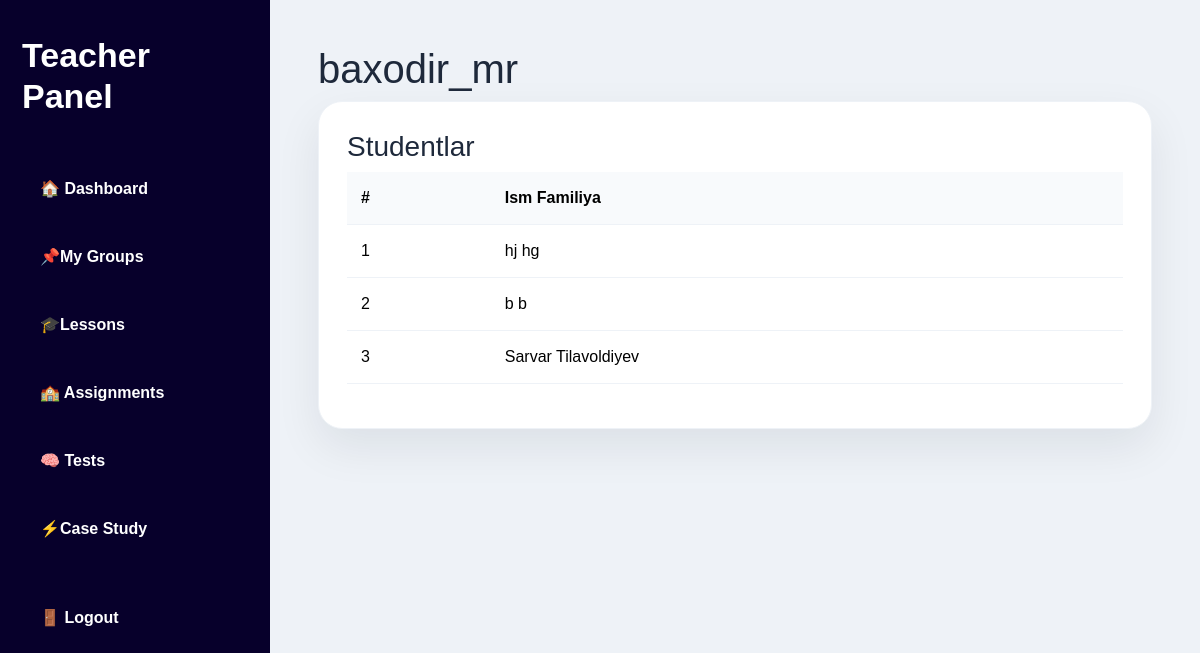
Page /teacher/groups/1/ (signed in) on the committed database.
### education/models.py (models this page shows, shortened)
class Group(models.Model):
    name = models.CharField(max_length=100, unique=True)
    description = models.TextField(blank=True, null=True)
    created_at = models.DateTimeField(default=timezone.now)
    class Meta:
        ordering = ['name']
        verbose_name = 'Group'
        verbose_name_plural = 'Groups'

### accounts/models.py (models this page shows, shortened)
class Profile(models.Model):
    ROLE_CHOICES = (
        ('student', 'Student'),
        ('teacher', 'Teacher'),
    )
    user = models.OneToOneField(
        User,
        on_delete=models.CASCADE,
        related_name='profile'
    )
    full_name = models.CharField(max_length=150, blank=True)
    role = models.CharField(
        max_length=20,
        choices=ROLE_CHOICES,
        default='student'
    )
    group = models.ForeignKey(
        'education.Group',
        on_delete=models.SET_NULL,
        blank=True,
        null=True,
        related_name='student_profiles'
    )
    avatar = models.ImageField(
        upload_to='avatars/',
        blank=True,
        null=True
    )
    xp = models.PositiveIntegerField(default=0)
    level = models.PositiveIntegerField(default=1)
    coins = models.PositiveIntegerField(default=0)
    badge_count = models.PositiveIntegerField(default=0)

### dashboard/views.py (the view)
    def wrapper(request, *args, **kwargs):
        if not request.user.is_authenticated:
            return redirect('/login/')
        if not hasattr(request.user, 'profile'):
            return redirect('/login/')
        if request.user.profile.role != 'teacher':
            return redirect('/student/')
        return view_func(request, *args, **kwargs)

### dashboard/views.py (called while the page is built)
def teacher_only(view_func):
    def wrapper(request, *args, **kwargs):
        if not request.user.is_authenticated:
            return redirect('/login/')
        if not hasattr(request.user, 'profile'):
            return redirect('/login/')
        if request.user.profile.role != 'teacher':
            return redirect('/student/')
        return view_func(request, *args, **kwargs)
    return wrapper

def teacher_groups_qs(user):
    return Group.objects.filter(
        teacher_groups__teacher=user
    ).distinct()

@login_required
@teacher_only
def teacher_group_detail(request, group_id):
    group = get_object_or_404(teacher_groups_qs(request.user), id=group_id)
    students = Profile.objects.filter(
        role='student',
        group=group
    ).select_related('user')
    return render(request, 'dashboard/teacher_group_detail.html', {
        'group': group,
        'students': students
    })

### dashboard/templates/dashboard/teacher_group_detail.html
{% extends 'dashboard/teacher_base.html' %}
{% block teacher_content %}
<h1>{{ group.name }}</h1>
<div class="teacher-card">
    <h3>Studentlar</h3>
    <table class="table table-hover">
        <thead>
            <tr>
                <th>#</th>
                <th>Ism Familiya</th>
            </tr>
        </thead>
        <tbody>
            {% for student in students %}
            <tr>
                <td>{{ forloop.counter }}</td>
                <td>{{ student.user.first_name }} {{ student.user.last_name }}</td>
            </tr>
            {% empty %}
            <tr>
                <td colspan="2">Student yo‘q</td>
            </tr>
            {% endfor %}
        </tbody>
    </table>
</div>
{% endblock %}

### static/css/style.css (style rules this page uses)
* { margin:0; padding:0; box-sizing:border-box; }
html,body { width:100%; min-height:100%; }
body { font-family:Arial,sans-serif; background:#eef2f7; color:#1e293b; }
.teacher-card, .admin-box, .stat-card { background:#fff; border-radius:24px; padding:28px; box-shadow:0 18px 45px rgba(15,23,42,.08); border:1px solid #eef2f7; margin-bottom:24px; }
.table { width:100%; border-collapse:collapse; }
.table th, .table td { padding:14px; border-bottom:1px solid #eef2f7; text-align:left; }
.table th { background:#f8fafc; font-weight:900; }

### dashboard/templates/dashboard/teacher_base.html (style rules this page uses)
* { box-sizing:border-box; }
html, body { margin:0; padding:0; overflow-x:hidden; background:#eef2f7; }
.teacher-card { background:#ffffff; border-radius:24px; padding:28px; box-shadow:0 18px 45px rgba(15,23,42,0.08); border:1px solid #eef2f7; }

### rows in the picture
Group: name "baxodir_mr"
Profile: user.first_name "hj", user.last_name "hg"
Profile: user.first_name "b", user.last_name "b"
Profile: user.first_name "Sarvar", user.last_name "Tilavoldiyev"
